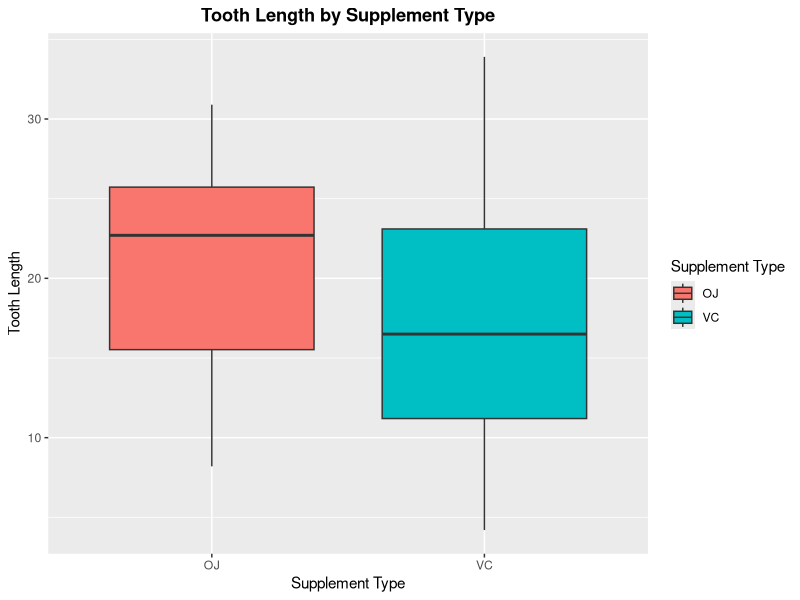
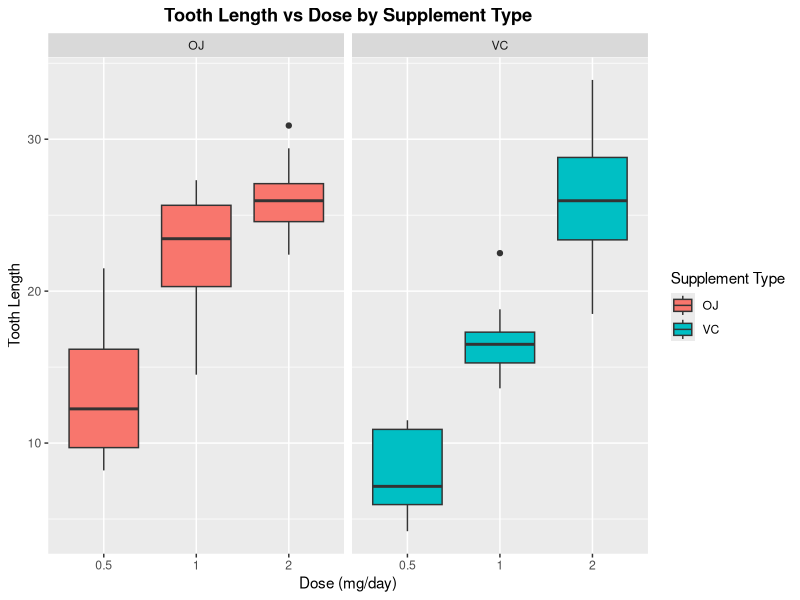

These charts were generated, in order, by the following R code:
## ---- chunk 1
knitr::opts_chunk$set(echo = TRUE, warning=FALSE, message=FALSE)
## ---- chunk 2
library(ggplot2)
## ---- chunk 3
data(ToothGrowth)
head(ToothGrowth)

# Convert dose to a factor variable
ToothGrowth$dose <- as.factor(ToothGrowth$dose)
str(ToothGrowth)
## ---- chunk 4
summary(ToothGrowth)
## ---- chunk 5
ggplot(ToothGrowth, aes(x=supp,y=len, fill=supp)) + geom_boxplot() + xlab("Supplement Type") + ylab("Tooth Length") + ggtitle("Tooth Length by Supplement Type") + theme(plot.title = element_text(hjust = 0.5, face="bold")) + guides(fill = guide_legend(title = "Supplement Type"))
## ---- chunk 6
ggplot(ToothGrowth, aes(x=dose,y=len, fill=supp)) + geom_boxplot() + facet_grid(.~supp) + xlab("Dose (mg/day)") + ylab("Tooth Length") + ggtitle("Tooth Length vs Dose by Supplement Type") + theme(plot.title = element_text(hjust = 0.5, face="bold")) + guides(fill = guide_legend(title = "Supplement Type"))
## ---- chunk 7
t.test(len ~ supp, var.equal = FALSE, data=ToothGrowth)
## ---- chunk 8
low_dose <- ToothGrowth[ToothGrowth$dose == 0.5,1]
med_dose <- ToothGrowth[ToothGrowth$dose == 1,1]
high_dose <- ToothGrowth[ToothGrowth$dose == 2,1]
## ---- chunk 9
t.test(low_dose, med_dose, var.equal = FALSE)
t.test(med_dose, high_dose, var.equal = FALSE)
t.test(low_dose, high_dose, var.equal = FALSE)
